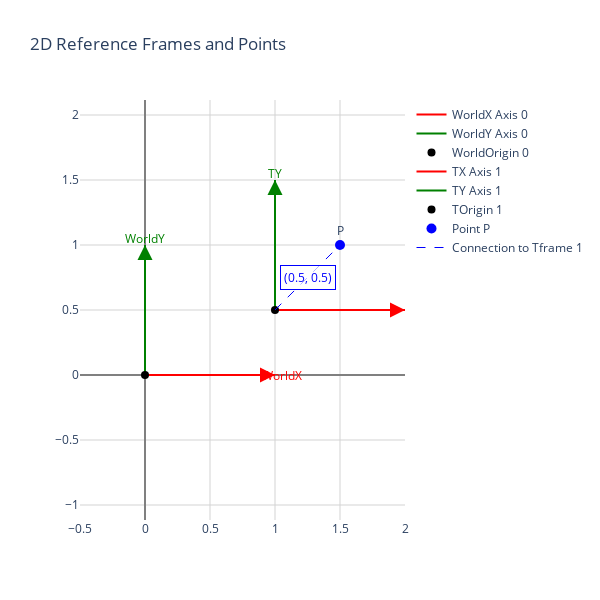

This figure's notebook cell:
### Markdown cell above
## 2. Translations in 2D

So far, we've looked at how to transform coordinates when the reference frame is rotated. Now, let's explore what happens when a reference frame is translated (moved) to a new origin.

### 2.1 Understanding Translations

Translation is simply a shift in position. While rotation is about changing the orientation of the axes, translation is about changing the origin of the coordinate system.

When a frame is translated, the transformation of coordinates is straightforward—we just need to add or subtract the offset between the origins of the frames:

### Code cell
# Create a visualization of a translated frame

# World frame at origin
world_frame = [0, 0, 0, "World"] 

# Translated frame (moved to position (1, 0.5) with no rotation)
translated_frame = [1.0, 0.5, 0, "T"]

# Define a point
point_coords = [1.5, 1.0]
point = [point_coords[0], point_coords[1], "P", "blue", 1]

# Create and display the visualization
fig = create_2d_visualization(
    points=[point],
    frames=[world_frame, translated_frame],
    show_coords=True,
    show_labels=True
)

fig.show()

### Figure 1 — Plotly figure (JSON) as saved in the notebook; plotly's stock layout.template omitted (floating-point values rounded to 4 significant figures)
{"data": [{"line": {"color": "red", "width": 2}, "mode": "lines", "name": "WorldX Axis 0", "type": "scatter", "x": [0, 1], "y": [0, 0]}, {"line": {"color": "green", "width": 2}, "mode": "lines", "name": "WorldY Axis 0", "type": "scatter", "x": [0, 0], "y": [0, 1]}, {"marker": {"color": "black", "size": 8, "symbol": "circle"}, "mode": "markers", "name": "WorldOrigin 0", "type": "scatter", "x": [0], "y": [0]}, {"line": {"color": "red", "width": 2}, "mode": "lines", "name": "TX Axis 1", "type": "scatter", "x": [1, 2], "y": [0.5, 0.5]}, {"line": {"color": "green", "width": 2}, "mode": "lines", "name": "TY Axis 1", "type": "scatter", "x": [1, 1], "y": [0.5, 1.5]}, {"marker": {"color": "black", "size": 8, "symbol": "circle"}, "mode": "markers", "name": "TOrigin 1", "type": "scatter", "x": [1], "y": [0.5]}, {"marker": {"color": "blue", "size": 10}, "mode": "markers+text", "name": "Point P", "text": ["P"], "textposition": "top center", "type": "scatter", "x": [1.5], "y": [1]}, {"line": {"color": "blue", "dash": "dash", "width": 1}, "mode": "lines", "name": "Connection to Tframe 1", "type": "scatter", "x": [1, 1.5], "y": [0.5, 1]}], "layout": {"annotations": [{"arrowcolor": "red", "arrowhead": 2, "arrowsize": 1.5, "arrowwidth": 2, "ax": 0.8, "axref": "x", "ay": 0, "ayref": "y", "showarrow": true, "x": 1, "xref": "x", "y": 0, "yref": "y"}, {"arrowcolor": "green", "arrowhead": 2, "arrowsize": 1.5, "arrowwidth": 2, "ax": 0, "axref": "x", "ay": 0.8, "ayref": "y", "showarrow": true, "x": 0, "xref": "x", "y": 1, "yref": "y"}, {"font": {"color": "red", "size": 12}, "showarrow": false, "text": "WorldX", "x": 1.05, "xref": "x", "y": 0, "yref": "y"}, {"font": {"color": "green", "size": 12}, "showarrow": false, "text": "WorldY", "x": 0, "xref": "x", "y": 1.05, "yref": "y"}, {"arrowcolor": "red", "arrowhead": 2, "arrowsize": 1.5, "arrowwidth": 2, "ax": 1.8, "axref": "x", "ay": 0.5, "ayref": "y", "showarrow": true, "x": 2, "xref": "x", "y": 0.5, "yref": "y"}, {"arrowcolor": "green", "arrowhead": 2, "arrowsize": 1.5, "arrowwidth": 2, "ax": 1, "axref": "x", "ay": 1.3, "ayref": "y", "showarrow": true, "x": 1, "xref": "x", "y": 1.5, "yref": "y"}, {"font": {"color": "red", "size": 12}, "showarrow": false, "text": "TX", "x": 2.05, "xref": "x", "y": 0.5, "yref": "y"}, {"font": {"color": "green", "size": 12}, "showarrow": false, "text": "TY", "x": 1, "xref": "x", "y": 1.55, "yref": "y"}, {"bgcolor": "rgba(255, 255, 255, 0.7)", "bordercolor": "blue", "borderpad": 3, "borderwidth": 1, "font": {"color": "blue", "size": 12}, "showarrow": false, "text": "(0.5, 0.5)", "x": 1.25, "y": 0.75}], "height": 600, "plot_bgcolor": "white", "title": {"text": "2D Reference Frames and Points"}, "width": 600, "xaxis": {"gridcolor": "lightgray", "gridwidth": 1, "range": [-0.5, 2], "showgrid": true, "title": {"text": ""}, "zeroline": true, "zerolinecolor": "gray", "zerolinewidth": 2}, "yaxis": {"gridcolor": "lightgray", "gridwidth": 1, "range": [-0.5, 1.5], "scaleanchor": "x", "scaleratio": 1, "showgrid": true, "title": {"text": ""}, "zeroline": true, "zerolinecolor": "gray", "zerolinewidth": 2}}}
